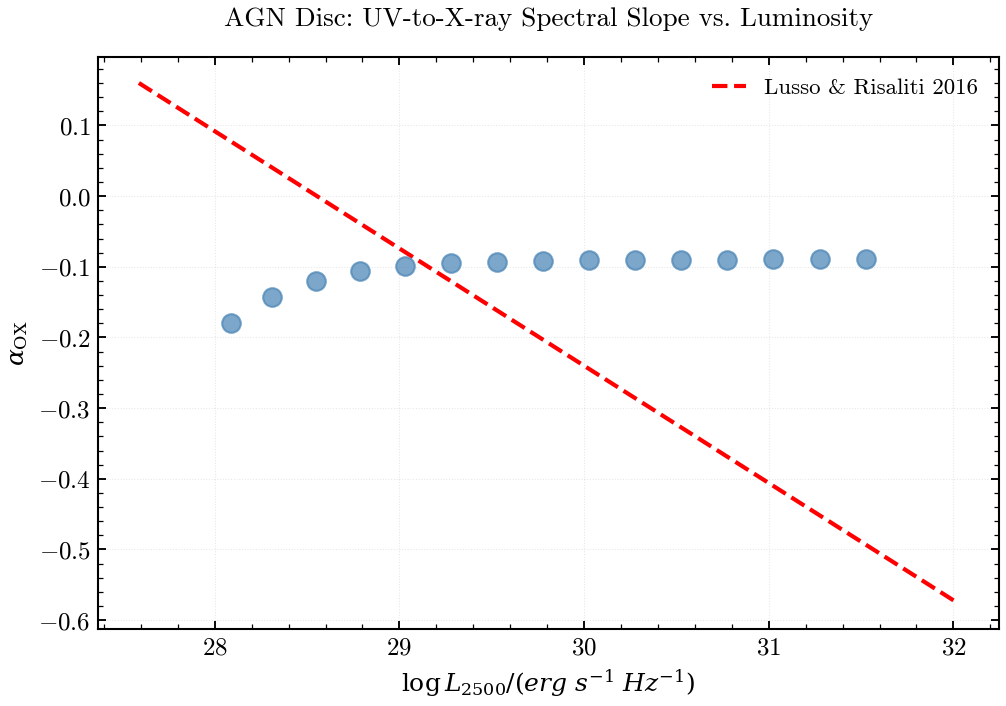

The Python source for this figure:
"""
Lusso & Risaliti 2016: α_OX – L_UV relation for AGN discs
========================================================

The ultraviolet-to-X-ray spectral slope α_OX encodes the fundamental
physics of accretion discs. At higher bolometric luminosities, discs
shift toward cooler effective temperatures and steeper UV slopes,
reducing the X-ray-to-UV flux ratio. We compute α_OX for 15 tengri AGN
disc models (multicolor, no torus/lines) across log L_bol ∈ [10.5, 14.0],
measuring at rest-frame 2500 Å (UV) and 2 keV (X-ray). The Lusso &
Risaliti 2016 fit α_OX = −0.166 log L_2500 + 4.74 captures the
observational trend that luminous quasars are more UV-bright and
X-ray-weak.

Reference: Lusso & Risaliti 2016, ApJ, 819, 154
(α_OX–L_UV relation); Tananbaum 1979, ApJ, 234, L9 (definition of α_OX).
"""

import os

os.environ["TF_CPP_MIN_LOG_LEVEL"] = "2"  # suppress XLA/PjRt C++ INFO+WARNING logs

import warnings

import jax
import jax.numpy as jnp
import matplotlib.pyplot as plt
import numpy as np

import tengri
from tengri.analysis.plotting import setup_style

setup_style()
warnings.filterwarnings("ignore", message=".*BakedInBackend.*")
warnings.filterwarnings("ignore", message=".*deprecated.*")

# Build minimal AGN disc model (composable: disc only, no torus/lines/feii)
ssp = tengri.load_ssp()
model = tengri.SEDModel.build(
    ssp,
    sfh={"type": "dpl", "*": tengri.FIXED, "tau_gyr": 3.0, "log_total_mass": 10.0},
    dust={"type": "two_component", "*": tengri.FIXED, "tau_diff": 0.05, "tau_bc": 0.05},
    agn={
        "type": "composable",
        "disc": {"type": "multicolor", "*": tengri.FIXED},
        "*": tengri.FIXED,
        "frac": 1.0,  # Full AGN contribution
    },
    redshift=tengri.Fixed(0.0),  # Rest-frame only
)

baseline = dict(model.spec.sample(jax.random.PRNGKey(0)))

# Sweep log_lbol: 15 points from 10.5 to 14.0 L_sun
log_lbol_values = np.linspace(10.5, 14.0, 15)

# Reference wavelengths for α_OX calculation
lambda_uv_rest = 2500.0  # Å (rest-frame)
lambda_xray_rest = 2.0 * 2.418e-8 * 1e10  # 2 keV in Å (λ = hc/E)

# Frequency at reference wavelengths (Hz)
c_angstrom_per_s = 2.998e18  # c in Å/s
nu_uv = c_angstrom_per_s / lambda_uv_rest
nu_xray = c_angstrom_per_s / lambda_xray_rest


# Lusso & Risaliti 2016 fit (Eq. 1)
def lusso_risaliti_fit(log_l_2500):
    """α_OX = −0.166 log L_2500 + 4.74 (in cgs, L in erg/s)."""
    return -0.166 * log_l_2500 + 4.74


# Compute α_OX for each luminosity
alpha_ox_values = []
log_l_2500_values = []

for log_lbol in log_lbol_values:
    params = {**baseline, "agn_log_lbol": jnp.float64(log_lbol)}
    out = model.predict_rest_sed(params)

    wave = np.asarray(out.wavelength)
    sed = np.asarray(out.sed)  # erg/s/Hz

    # Linear interpolation to get L_ν at reference wavelengths
    # sed is L_ν(λ) in erg/s/Hz
    # For photometry at a single wavelength, we use the interpolated value directly
    l_nu_uv = np.interp(lambda_uv_rest, wave, sed, left=np.nan, right=np.nan)
    l_nu_xray = np.interp(lambda_xray_rest, wave, sed, left=np.nan, right=np.nan)

    # Convert L_ν to L (flux × 4π steradians, but for SED shape, just track the ratio)
    # For luminosity, we need the monochromatic luminosity L_ν at the reference wavelengths
    # α_OX = −log₁₀(L_2keV / L_2500) / log₁₀(ν_2keV / ν_2500)
    #      = −log₁₀(L_ν(2keV) / L_ν(2500Å)) / log₁₀(ν_2keV / ν_2500Å)
    # The 4π cancels; we use monochromatic luminosity L_ν

    if np.isfinite(l_nu_uv) and np.isfinite(l_nu_xray) and l_nu_uv > 0 and l_nu_xray > 0:
        # L_ν in erg/s/Hz → log L_2500 as log10(L_ν/erg/s/Hz) [for reference only]
        log_l_nu_2500 = np.log10(l_nu_uv)
        log_l_2500_values.append(log_l_nu_2500)

        # α_OX definition (Tananbaum 1979): power-law index connecting UV and X-ray
        # f_ν ∝ ν^(−α_OX), so α_OX = log(f_2keV / f_2500) / log(ν_2keV / ν_2500)
        # Since L_ν is flux × distance² (distance cancels in the ratio):
        alpha_ox = np.log10(l_nu_xray / l_nu_uv) / np.log10(nu_xray / nu_uv)
        alpha_ox_values.append(alpha_ox)

alpha_ox_values = np.array(alpha_ox_values)
log_l_2500_values = np.array(log_l_2500_values)

# Plot α_OX vs log L_2500 with Lusso & Risaliti 2016 fit overlay
fig, ax = plt.subplots(figsize=(7.0, 5.0))

# Scatter plot of computed values
ax.scatter(log_l_2500_values, alpha_ox_values, s=80, color="steelblue", alpha=0.7, zorder=3)

# Lusso & Risaliti 2016 fit
log_l_2500_fit = np.linspace(log_l_2500_values.min() - 0.5, log_l_2500_values.max() + 0.5, 100)
alpha_ox_fit = lusso_risaliti_fit(log_l_2500_fit)
ax.plot(log_l_2500_fit, alpha_ox_fit, "r--", lw=2.0, label=r"Lusso & Risaliti 2016", zorder=2)

ax.set_xlabel(r"$\log L_{2500} / (erg\ s^{-1}\ Hz^{-1})$", fontsize=12)
ax.set_ylabel(r"$\alpha_{\mathrm{OX}}$", fontsize=12)
ax.set_title("AGN Disc: UV-to-X-ray Spectral Slope vs. Luminosity", fontsize=13, pad=15)
ax.grid(True, alpha=0.3, linestyle=":", zorder=0)
ax.legend(loc="best", fontsize=11)

fig.tight_layout()
plt.savefig("plot_alpha_ox_lusso_risaliti.png", dpi=150, bbox_inches="tight")
plt.close()

print(f"α_OX values: min={alpha_ox_values.min():.3f}, max={alpha_ox_values.max():.3f}")
print(f"Log L_2500: min={log_l_2500_values.min():.2f}, max={log_l_2500_values.max():.2f}")
